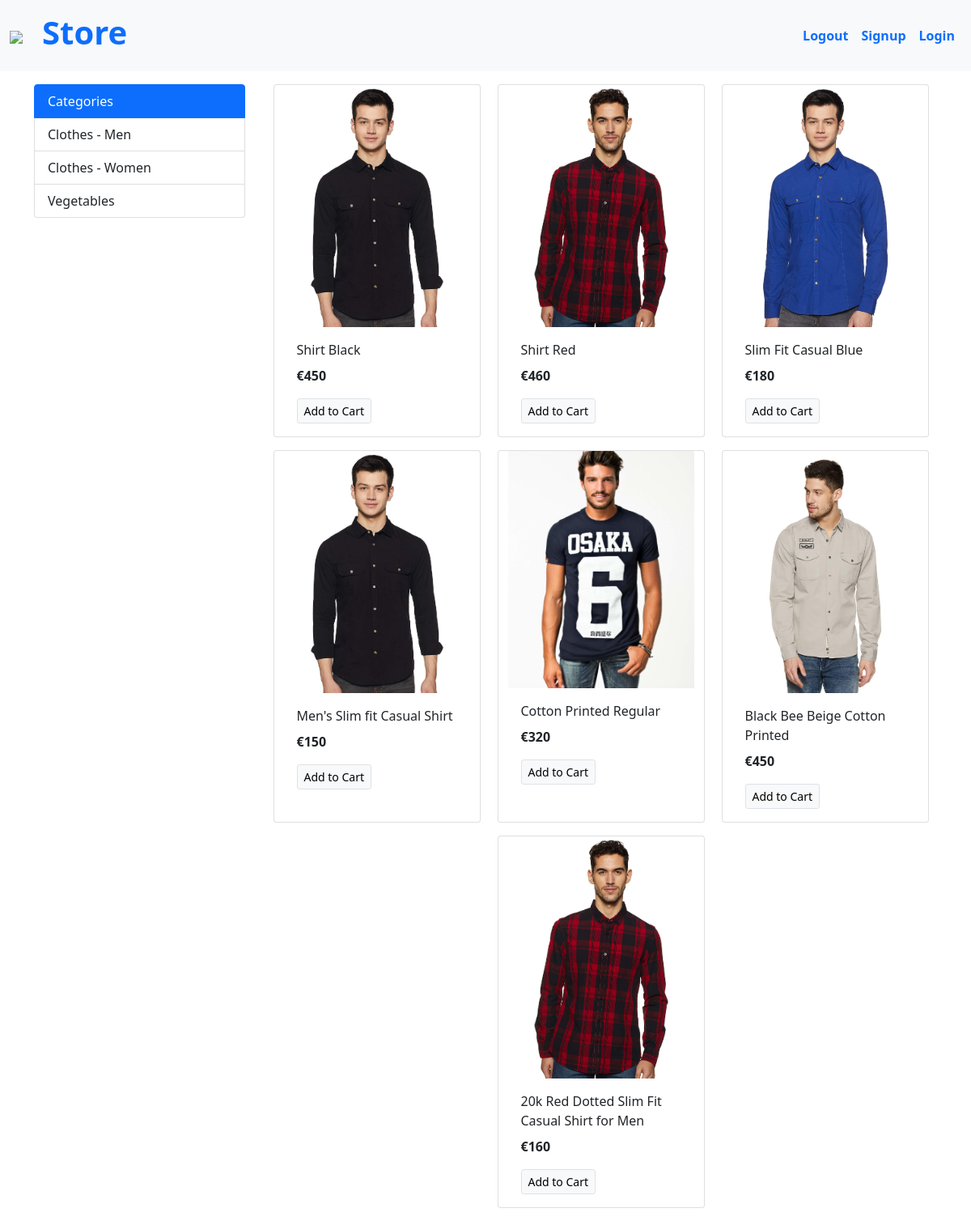
/?category=1, run on the app's committed database.
### store/models/category.py (models this page shows, shortened)
class Category(models.Model):
    name = models.CharField(max_length=50)
    @staticmethod
    def get_all_categories():
        return Category.objects.all()

### store/models/product.py (models this page shows, shortened)
class Product(models.Model):
    name = models.CharField(max_length=50)
    price = models.CharField(max_length=50, default='$0')
    category = models.ForeignKey(Category, on_delete=models.CASCADE, default=1)
    descriptions = models.CharField(max_length=200, default='', null=True, blank=True)
    image = models.ImageField(upload_to='media/products/')
    @staticmethod
    def get_all_products_by_id(category_id):
        if category_id:
            return Product.objects.filter(category = category_id)
        else:
            return Product.get_all_products

### store/views.py (the view)
# urls.py: path('', views.index, name='homepage'),
def index(request):
    products = None
    categories = Category.get_all_categories()
    categoryID = request.GET.get('category')
    if categoryID:
        products = Product.get_all_products_by_id(categoryID)
    else:
        products = Product.get_all_products()
    data = {}
    data['products'] = products
    data['categories'] = categories
    return render(request, 'index.html', data)

### store/templates/index.html
{% extends "base.html" %}
{% block content %}
<div class="container fluid mt-3">
  <div class="row">
    <div class="col-lg-3 mx-auto">
      <div class="list-group">
        <a href="#" class="list-group-item list-group-item-action active">Categories</a>
        {% for category in categories %}
        <a href="/?category={{category.id}}" class="list-group-item list-group-item-action">{{category.name}}</a>
        {% endfor %}
      </div>
    </div>
    <div id="products" class="col-lg-9 mx-auto">
      <div class="row mx-auto">
        {% for product in products %}
        <div class="card mx-auto mb-3" style="width: 16rem;">
          <img class="card-img-top" src="{{product.image.url}}" alt="...">
          <div class="card-body">
            <p class="card-title">{{product.name}}</p>
            <p class="card-text"><b>{{product.price}}</b></p>
            <a href="#" class="btn btn-light border btn-sm">Add to Cart</a>
          </div>
        </div>
        {% endfor %}
      </div>
    </div>
  </div>
</div>
{% endblock %}

### data on the page
Category: name "Clothes - Men"
Category: name "Clothes - Women"
Category: name "Vegetables"
Product: image (picture), name "Shirt Black", price "€450"
Product: image (picture), name "Shirt Red", price "€460"
Product: image (picture), name "Slim Fit Casual Blue", price "€180"
Product: image (picture), name "Men's Slim fit Casual Shirt", price "€150"
Product: image (picture), name "Cotton Printed Regular", price "€320"
Product: image (picture), name "Black Bee Beige Cotton Printed", price "€450"
Product: image (picture), name "20k Red Dotted Slim Fit Casual Shirt for Men", price "€160"
